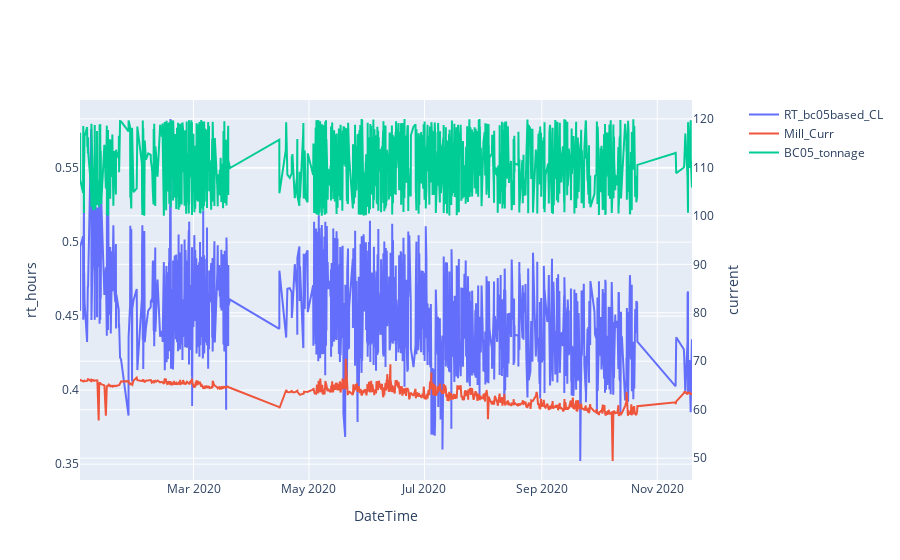

The code cell stored with this chart in its notebook:
### Code cell
df_subset_pi_90to100 = df_subset_pi[(df_subset_pi['BC05_tonnage']>90) & (df_subset_pi['BC05_tonnage']<=100)]
df_subset_pi_100to110 = df_subset_pi[(df_subset_pi['BC05_tonnage']>100) & (df_subset_pi['BC05_tonnage']<=120)]
df_subset_pi_above120 = df_subset_pi[df_subset_pi['BC05_tonnage']>120]

lab_forplot_111tk01 = df_LS[['TK01_ps10', 'TK01_ps50', 'TK01_ps90','TK01_psMean', 'TK01_ps_stdev']]

FIG2 = make_subplots(specs=[[{"secondary_y": True}]])
FIG2.add_trace(go.Scatter(x = df_subset_pi_100to110.index, y = df_subset_pi_100to110['RT_bc05based_CL'],name='RT_bc05based_CL'))
FIG2.add_trace(go.Scatter(x = df_subset_pi_100to110.index, y = df_subset_pi_100to110['Mill_Curr'],name='Mill_Curr'), secondary_y=True)
FIG2.add_trace(go.Scatter(x = df_subset_pi_100to110.index, y = df_subset_pi_100to110['BC05_tonnage'],name='BC05_tonnage'), secondary_y=True)
FIG2.update_layout()
FIG2.update_yaxes(title_text="rt_hours", secondary_y=False) # Set y-axes titles primary axis
FIG2.update_yaxes(title_text="current", secondary_y=True) # Set y-axes titles secondary axis
FIG2.update_xaxes(title_text="DateTime")

### Figure 1 — Plotly figure (JSON) as saved in the notebook; plotly's stock layout.template omitted (floating-point values rounded to 4 significant figures; data arrays with more than 128 entries replaced by an {"elided": "..."} marker saying what was removed)
{"data": [{"name": "RT_bc05based_CL", "type": "scatter", "x": {"elided": "1472 str values"}, "y": {"elided": "1472 float values"}}, {"name": "Mill_Curr", "type": "scatter", "x": {"elided": "1472 str values"}, "xaxis": "x", "y": {"elided": "1472 float values"}, "yaxis": "y2"}, {"name": "BC05_tonnage", "type": "scatter", "x": {"elided": "1472 str values"}, "xaxis": "x", "y": {"elided": "1472 float values"}, "yaxis": "y2"}], "layout": {"xaxis": {"anchor": "y", "domain": [0, 0.94], "title": {"text": "DateTime"}}, "yaxis": {"anchor": "x", "domain": [0, 1], "title": {"text": "rt_hours"}}, "yaxis2": {"anchor": "x", "overlaying": "y", "side": "right", "title": {"text": "current"}}}}
